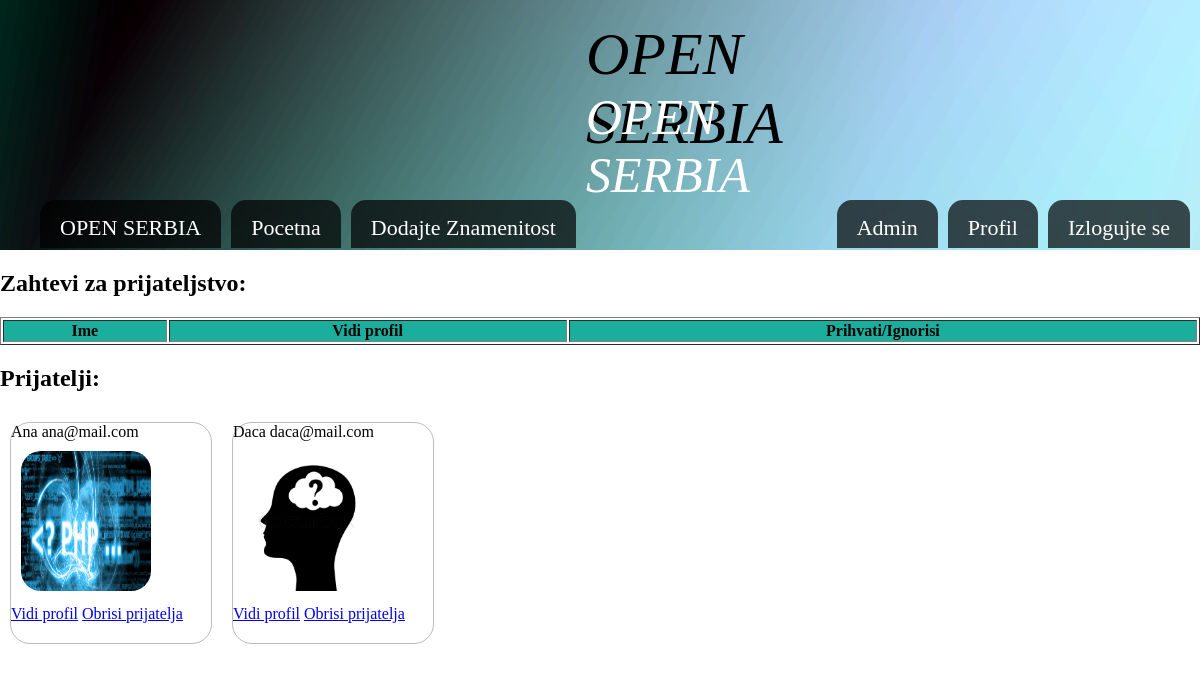
/index.php?page=friends (signed in), run on the app's committed database.
### tables this page shows
CREATE TABLE `friends` (
  `id` int(11) NOT NULL,
  `user_id` int(11) NOT NULL,
  `friend_id` int(11) NOT NULL,
  `date` timestamp NOT NULL DEFAULT CURRENT_TIMESTAMP
);

CREATE TABLE `user` (
  `id` int(11) NOT NULL,
  `name` varchar(255) NOT NULL,
  `email` varchar(255) NOT NULL,
  `password` varchar(255) NOT NULL,
  `date` timestamp NOT NULL DEFAULT CURRENT_TIMESTAMP,
  `admin` tinyint(4) NOT NULL DEFAULT '0',
  `status` tinyint(4) NOT NULL DEFAULT '0',
  `is_logged` tinyint(4) NOT NULL DEFAULT '0',
  `superadmin` tinyint(4) NOT NULL DEFAULT '0',
  `is_deleted` tinyint(4) NOT NULL DEFAULT '0',
  `is_blocked` tinyint(4) NOT NULL DEFAULT '0',
  `image` varchar(255) NOT NULL
);

### controllers/friends.php (called while the page is built, shortened)
<?php
$friends = new Friends();
$myfriends = $friends->friendList($_SESSION['id']);
include __DIR__ . '/../views/friends.php';

### models/Connect.php (called while the page is built, shortened)
<?php
class Connect{
    private static $_instance = null;
    public static function getInstance(){
        if(is_null(self::$_instance)){
            self::$_instance = new PDO("mysql:host=127.0.0.1;dbname=openserbia", "root", "");
        }
        return self::$_instance;
    }
}

### models/Model.php (called while the page is built, shortened)
<?php
abstract class Model
{
    public function __construct()
    {
        $this->db = Connect::getInstance();
    }
}

### models/Friends.php (called while the page is built, shortened)
<?php
class Friends extends Model
{
    public function friendList($user_id)
    {
        $query = $this->db->prepare('SELECT * FROM friends WHERE (user_id = ? OR friend_id = ? )');
        if($query && $query->execute([$user_id,$user_id])){
            return $query->fetchAll(PDO::FETCH_ASSOC);
        }
        return null;
    }
}

### models/User.php (called while the page is built, shortened)
<?php
class User extends Model
{
    public function getUserById($id){
        $query = $this->db->prepare('SELECT * FROM user WHERE id=?;');
        if( $query && $query->execute([$id]) ) {
            $result = $query->fetch(PDO::FETCH_ASSOC);
            return $result;
        }
        return null;
    }
}

### views/friends.php (the view, shortened to what this page needs)
<h2>Zahtevi za prijateljstvo:</h2>
<table border="1">
    <thead>
    <tr>
        <th>Ime</th>
        <th>Vidi profil</th>
        <th>Prihvati/Ignorisi</th>
    </tr>
    </thead>
</table>
<h2>Prijatelji:</h2>
    <?php foreach($myfriends as $f){
        ?>
        <div class="users">
            <?php
        $users= new User();
        if ($f['user_id'] === $_SESSION['id']) {
            $userData = $users->getUserById($f['friend_id']);
        } else {
            $userData = $users->getUserById($f['user_id']);
        }
        ?>
            <?php echo $userData['name'] ?>
          <?php echo $userData['email'] ;
            if(!empty($userData['image'])){
            echo "<img class='prof_users' src='images/" . $userData['image']. "'><br>";
            }else{
            echo "<img class='prof_users' src='images/img.jpg'><br>";
            }
           ?>
                <a href="?page=fprofile&id=<?php echo $userData['id'] ?>">Vidi profil</a>
                <a href="?page=delete&action=del_friend&user_id=<?php echo $userData['id'] ?>">Obrisi prijatelja</a>
       </div>
    <?php } ?>

### style.css (style rules this page uses)
body { margin:0; padding: 0; font-family: Tahoma; }
table { width: 1200px; }
thead { background-color: rgb(28, 174, 156); }
.users { width: 200px; height: 220px; border:1px solid rgba(24, 24, 24, 0.29); float: left; margin: 10px; border-radius: 20px; }
.prof_users { width: 130px; height: 140px; border-radius: 20px; margin: 10px; }

### data on the page
friends: user.name "Ana", user.email "ana@mail.com", user.image (picture)
friends: user.name "Daca", user.email "daca@mail.com", user.image (picture)
